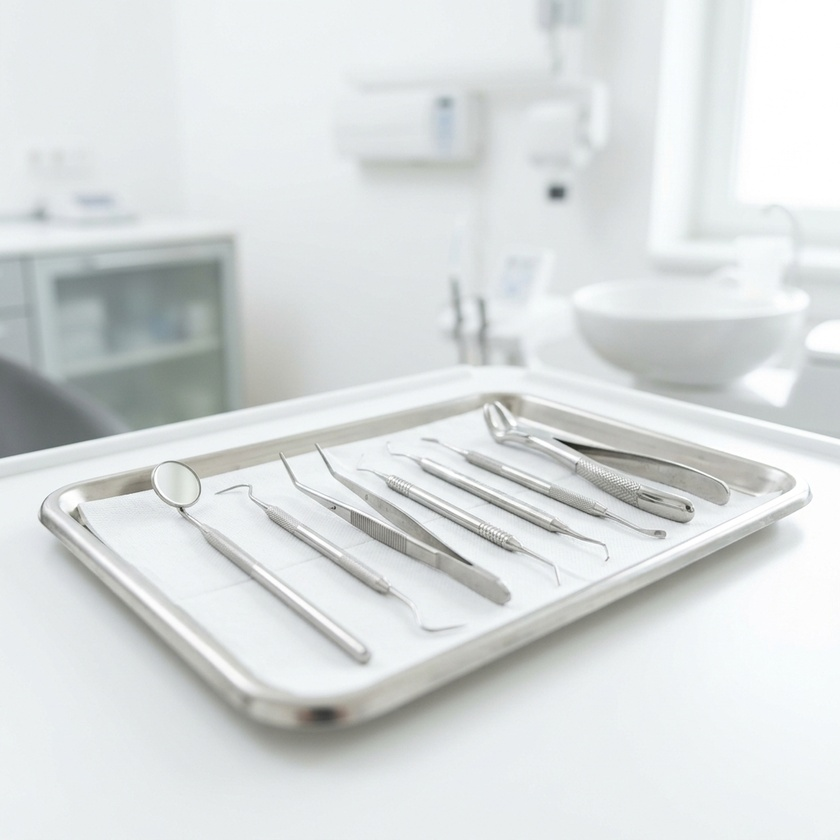
#> input picture public/collage_4.jpg, 840 x 840 px, shrunk from 1024 x 1024 before the run, given as the content of the folder ty/brain/27fcdb2c-af03-4460-a336-245889a152cb/.user_uploaded, which was not available
$ python crop_after.py
#> lines starting #> are read from the running program, lines starting #| are printed output that depends on the picture
import os
import glob
from PIL import Image

upload_dir = r"C:\Users\Ahana\.gemini\antigravity\brain\27fcdb2c-af03-4460-a336-245889a152cb\.user_uploaded"
files = glob.glob(os.path.join(upload_dir, "*.*"))
files.sort(key=os.path.getmtime, reverse=True)

# Get the 3 newest image files (excluding the canvas/screenshots which are usually the very newest)
# Wait, let's just get the 3 newest images that match .png or .jpg
img_files = [f for f in files if f.endswith('.jpg') or f.endswith('.png')]

# The very newest might be the screenshot from the user's browser, let's skip it if it's a huge PNG
# Actually, the user attached 4 things in the prompt? No, 3 images of teeth, 1 screenshot of browser.
# So the 4 newest files. Let's find the ones that are square or close to square. The screenshot is 16:9.
target_files = []
for f in img_files[:5]:
    try:
        img = Image.open(f)
#> img is the input picture: PIL image 840x840 RGB; mean R, G, B 216.6, 220.6, 221
        w, h = img.size
#> w = 840; h = 840
        # The teeth images are square-ish
        if 0.8 < w/h < 1.2:
            target_files.append(f)
    except Exception:
        pass

target_files = target_files[:3]
print(f"Found target files: {target_files}")

outputs = [
    r"C:\Users\Ahana\.gemini\antigravity\scratch\bonafide-dental\public\collage_1.jpg",
    r"C:\Users\Ahana\.gemini\antigravity\scratch\bonafide-dental\public\collage_2.jpg",
    r"C:\Users\Ahana\.gemini\antigravity\scratch\bonafide-dental\public\collage_3.jpg"
]

for in_path, out_path in zip(target_files, outputs):
    try:
        img = Image.open(in_path)
        w, h = img.size
        # Crop the bottom half
        cropped = img.crop((0, int(h * 0.52), w, int(h * 0.98)))
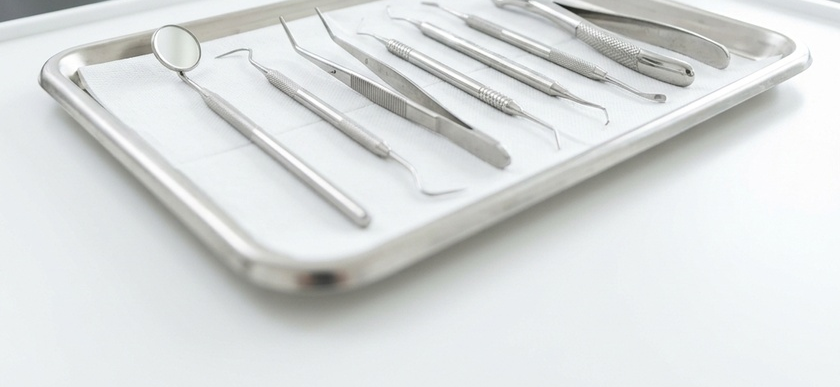
#> cropped: PIL image 840x387 RGB; mean R, G, B 217.5, 220.6, 220.6
        if cropped.mode == "RGBA":
            cropped = cropped.convert("RGB")
        cropped.save(out_path, "JPEG", quality=95)
        print(f"Saved {out_path}")
    except Exception as e:
        print(f"Error on {in_path}: {e}")

$ run again, on public/female_dentist.jpg
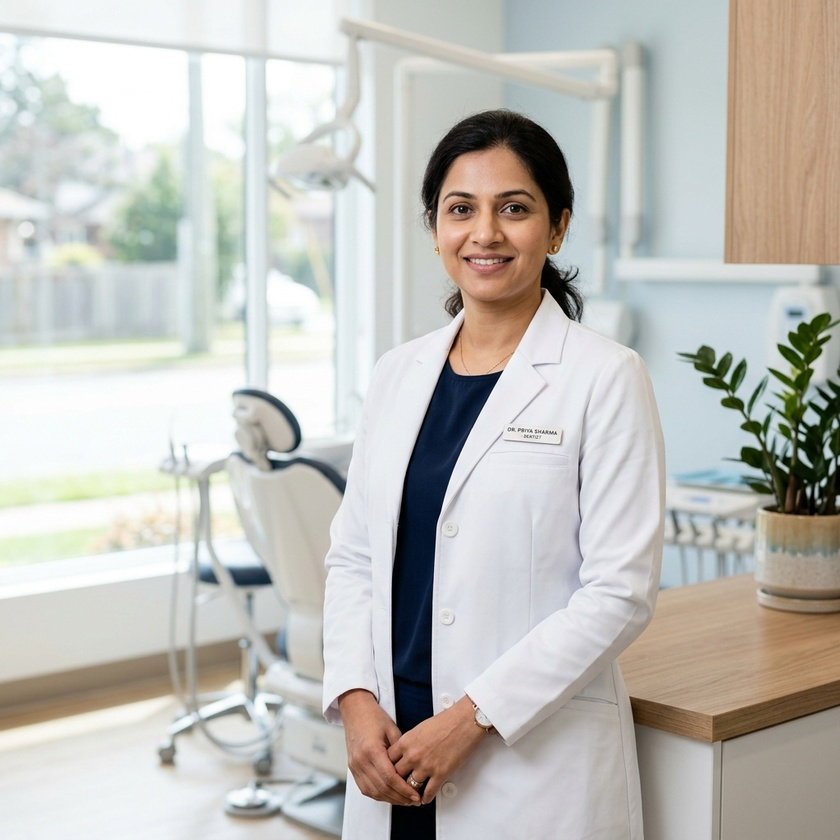
#> input picture public/female_dentist.jpg, 840 x 840 px, shrunk from 1024 x 1024 before the run, given as the content of the folder ty/brain/27fcdb2c-af03-4460-a336-245889a152cb/.user_uploaded, which was not available
#> img is the input picture: PIL image 840x840 RGB; mean R, G, B 192.5, 191.4, 186.2
#> `cropped = img.crop((0, int(h * 0.52), w, int(h * 0.98)))`:
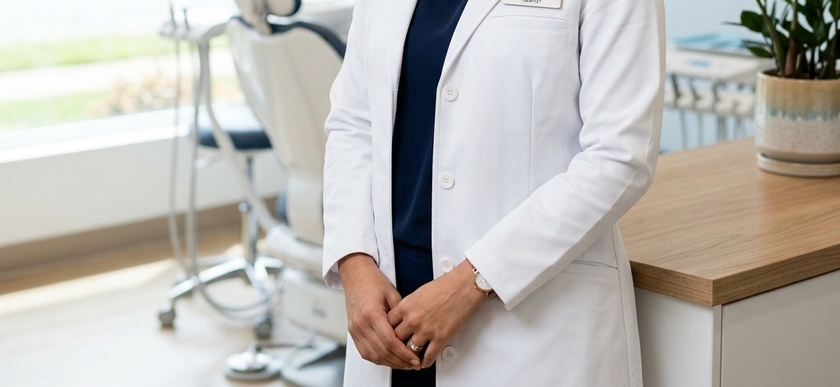
#> cropped: PIL image 840x387 RGB; mean R, G, B 185.3, 181.9, 176.9
